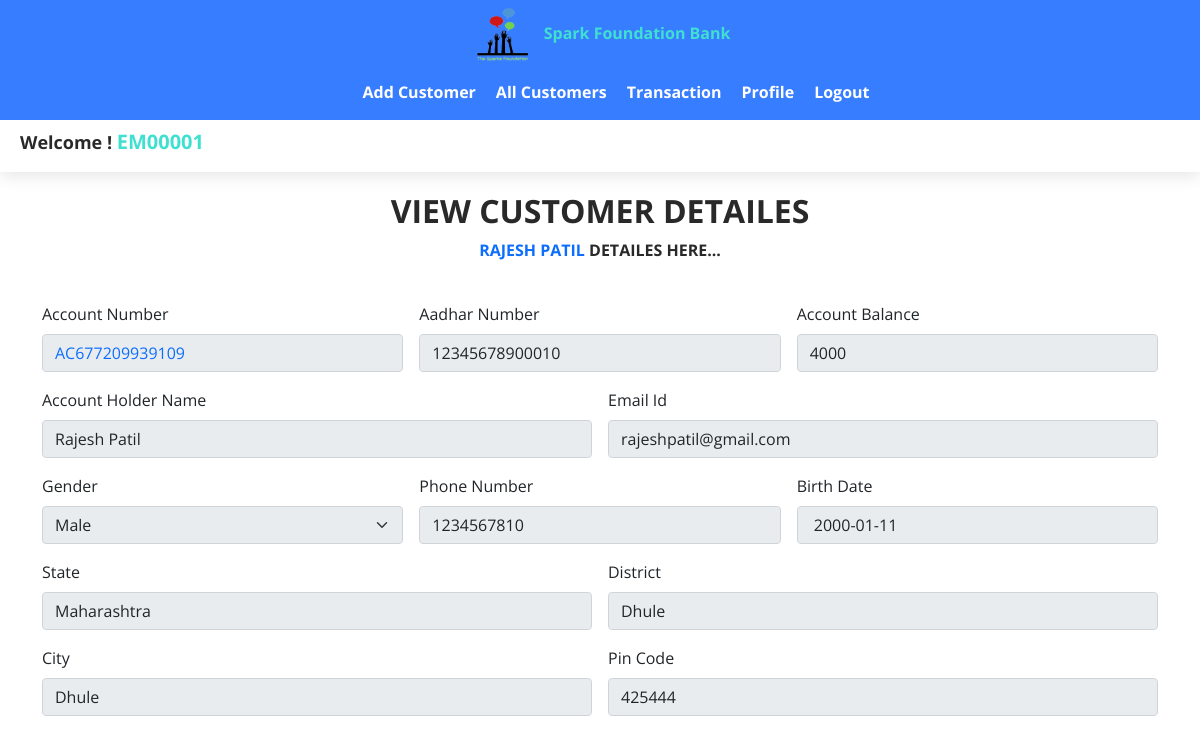
Screenshot of /pages/New__Customer.php?type=n&id=AC677209939109&option=view (signed in) with the database file from the repository.
### tables this page shows
CREATE TABLE `customer` (
  `id` int(11) NOT NULL,
  `name` varchar(255) NOT NULL,
  `gender` varchar(255) NOT NULL,
  `birthday` varchar(255) NOT NULL,
  `email` varchar(255) NOT NULL,
  `phone_no` varchar(15) NOT NULL,
  `state` varchar(255) NOT NULL,
  `district` varchar(255) NOT NULL,
  `city` varchar(255) NOT NULL,
  `pin_code` varchar(15) NOT NULL,
  `account_no` varchar(50) NOT NULL,
  `aadhar_number` varchar(50) NOT NULL,
  `acount_balance` int(50) NOT NULL,
  `created_date` timestamp NOT NULL DEFAULT current_timestamp() ON UPDATE current_timestamp()
);

### pages/New__Customer.php (the view, shortened to what this page needs)
<?php
    include '../components/Navigation__Bar.php';
        $name = "";
        $gender = "";
        $birthday = "";
        $email = "";
        $phone_no = "";
        $state = "";
        $district = "";
        $city = "";
        $pin_code = "";
        $acount_balance = 200;
        $aadhar_number = "";
        $ac_number = "";
        $id = "";
        $option = "";
        $disabled = "";
        if(isset($_GET['id']) && $_GET['id'] != "" && isset($_GET['option']) && $_GET['option']!=""){
            $id = mysqli_escape_string($con,$_GET['id']);
            $option = mysqli_escape_string($con,$_GET['option']);
        }
            if($option == 'view'){
                $disabled = "disabled";
            }else{
                $disabled = "";
            }
            if($option == 'view' || $option == 'edit'){
                $res = mysqli_fetch_assoc(mysqli_query($con,"SELECT * FROM customer WHERE account_no = '$id'"));
                $name = $res["name"];
                $gender = $res["gender"];
                $birthday = $res["birthday"];
                $email = $res["email"];
                $phone_no = $res["phone_no"];
                $state =  $res["state"];
                $district = $res["district"];
                $city = $res["city"];
                $pin_code = $res["pin_code"];
                $ac_number = $res["account_no"];
                $acount_balance = $res["acount_balance"];
                $aadhar_number = $res["aadhar_number"];
            }
?>
        <?php include '../components/User_Name.php' ?>
        <div class="container" id="add_page">
            <div class="row text-center">
                <?php
                    if($option == 'view'){
                        echo "
                            <h2>View Customer Detailes</h2>
                            <p><span class='text-primary'>$name</span> Detailes Here...</p>
                        ";
                    }else if ($option == 'edit'){
                        echo "
                            <h2>Edit Customer Details</h2>
                            <p><span class='text-primary'>$name</span> Edit Detailes Here...</p>
                        ";
                    }else{
                        echo "
                            <h2>Add Customer</h2>
                            <p>Add Customer Details Here</p>
                        ";
                    }
                ?>
            </div>
            <form method="post" action="" class="row g-3 mt-2 mb-2">
                <div class="col-xl-4">
                    <label for="inputAddress" class="form-label">Account Number</label>
                    <input type="text" disabled value="<?php echo  $ac_number; ?>" class="form-control text-primary" id="inputAddress" name="employe_id" required>
                </div>
                <div class="col-md-4">
                    <label for="inputAddress" class="form-label">Aadhar Number</label>
                    <input <?php echo $disabled; ?> type="text" class="form-control" value="<?php echo $aadhar_number ?>" id="inputAddress" name="aadhar_number" required>
                </div>
                <div class="col-md-4">
                    <label for="inputAddress" class="form-label">Account Balance</label>
                    <input <?php echo $disabled; ?> type="text" value="<?php echo $acount_balance ?>" class="form-control" id="inputAddress" name="account_balance" required>
                </div>
                <div class="col-md-6">
                    <label for="inputEmail4" class="form-label">Account Holder Name</label>
                    <input <?php echo $disabled; ?> type="text" value="<?php echo $name ?>" name="name" class="form-control" id="inputEmail4" required>
                </div>
                <div class="col-md-6">
                    <label for="inputPassword4" class="form-label">Email Id</label>
                    <input <?php echo $disabled; ?> type="email" value="<?php echo $email ?>" class="form-control" name="email" id="inputPassword4" required>
                </div>
                <div class="col-md-4">
                    <label for="inputEmail4" class="form-label">Gender</label>
                    <select <?php echo $disabled; ?> name="gender" id="inputState" class="form-select" required>
                            <?php
                                if($option == 'view'){
                                    echo "<option value= '$gender' selected>$gender</option>";
                                }else if($option == 'edit'){
                                    echo "
                                    <option value= '$gender' selected>$gender</option>
                                    <option value='Male'>Male</option>
                                    <option value='Female'>Femail</option>";
                                }else{
                                    echo "
                                        <option value= '' selected>Select Gender</option>
                                        <option value='Male'>Male</option>
                                        <option value='Female'>Femail</option>
                                    ";
                                }
                            ?>
                    </select>
                </div>
                <div class="col-md-4">
                    <label for="inputEmail4" class="form-label">Phone Number</label>
                    <input <?php echo $disabled; ?> type="text" value="<?php echo $phone_no ?>" class="form-control" name="phone_no" id="inputPassword4" required>
                </div>
                <div class="col-md-4">
                    <label for="inputEmail4" class="form-label">Birth Date</label>
                    <input <?php echo $disabled; ?>
                        <?php if($option == 'view' || $option == 'edit'){
                                echo 'type=text';
                            }else{
                                echo 'type=date';
                            }
                        ?> value="<?php echo $birthday ?>"  class="form-control" name="birthday" id="inputPassword4" required>
                </div>
                <div class="col-md-6">
                    <label for="inputEmail4" class="form-label">State</label>
                    <input <?php echo $disabled; ?> type="text" value="<?php echo $state ?>" class="form-control" name="state" id="inputPassword4" required>
                </div>
                <div class="col-md-6">
                    <label for="inputPassword4" class="form-label">District</label>
                    <input <?php echo $disabled; ?> type="text" value="<?php echo $district ?>" class="form-control" name="district" id="inputPassword4" required>
                </div>
                <div class="col-md-6">
                    <label for="inputAddress" class="form-label">City</label>
                    <input <?php echo $disabled; ?> type="text" value="<?php echo $city ?>" class="form-control" id="inputAddress" name="city" required>
                </div>
                <div class="col-md-6">
                    <label for="inputAddress" class="form-label">Pin Code</label>
                    <input <?php echo $disabled; ?> type="text" value="<?php echo $pin_code ?>" class="form-control" id="inputAddress" name="pin_code" required>
                </div>
            </form>
        </div>
<?php
    include '../components/Footer.php';
?>

### style/style.css (style rules this page uses)
* { padding: 0; margin: 0; box-sizing: border-box; }
body { font-family: 'Open Sans', sans-serif; background-color: #FFFFFF; }
:root { --heading__color:#292929; --subheading__color:#007bff; --tab__bg:#377dff; --log__color:#40E0D0; --tab_nav_color:#fff; --box__shadow: 0 4px 16px rgb(0 0 0 / 10%); }
#add_page { margin-top:20px; }
#add_page h2, #add_page p { color:var(--heading__color); font-weight:bold; text-transform:uppercase; }

### rows the page displays
customer: name "RAJESH PATIL", employe_id "AC677209939109", aadhar_number "12345678900010", account_balance "4000", name "Rajesh Patil", email "rajeshpatil@gmail.com", gender "Male", phone_no "1234567810", birthday "2000-01-11", state "Maharashtra", district "Dhule", city "Dhule", pin_code "425444"

### other values shown
$_SESSION['USER_NAME'] "EM00001"
